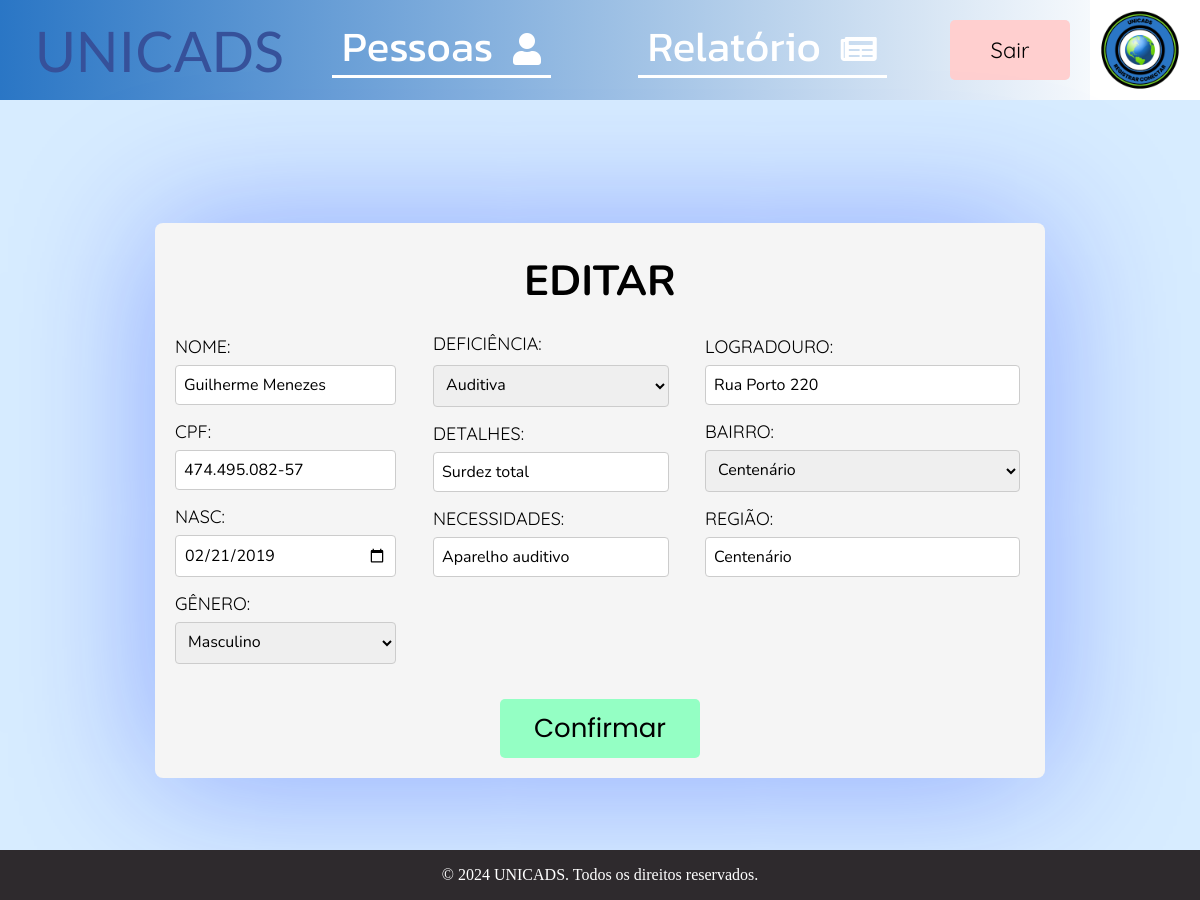
The page /editar-pessoa/49 (signed in) on the database its author committed.
### base/models.py (models this page shows, shortened)
class Pessoa(models.Model):
    DEFICIENCIA_CHOICES = [
        ('Física', 'Física'),
        ('Auditiva', 'Auditiva'),
        ('Visual', 'Visual'),
        ('Intelectual', 'Intelectual'),
        ('Psicossocial', 'Psicossocial')
    ]
    nome =  models.CharField(max_length=200, blank=False, null=False)
    cpf = models.CharField(max_length=20)
    data_nasc = models.DateField()
    genero = models.CharField(
        max_length=10,
        choices=[
        ('Masculino', 'Masculino'),
        ('Feminino', 'Feminino'),
    ],
        default='Não informado',
    )
    endereco = models.ForeignKey(Endereco, on_delete=models.SET_NULL, null=True, default=None)
    deficiencia = models.CharField(max_length=15,
                                   choices=DEFICIENCIA_CHOICES,
                                   default='Não informada')
    detalhes = models.CharField(max_length=300, default='Não Fornecido')
    necessidades = models.CharField(max_length=300, default='Não Fornecida')

class Endereco(models.Model):
    BAIRROS_CHOICES = [
        ('Água Verde', 'Água Verde'),
        ('Águas Claras', 'Águas Claras'),
        ('Amizade', 'Amizade'),
        ('Barra do Rio Cerro', 'Barra do Rio Cerro'),
        ('Barra do Rio Molha', 'Barra do Rio Molha'),
        ('Boa Vista', 'Boa Vista'),
        ('Braço Ribeirão Cavalo', 'Braço Ribeirão Cavalo'),
        ('Centenário', 'Centenário'),
        ('Centro', 'Centro'),
        ('Chico de Paulo', 'Chico de Paulo'),
        ('Czerniewicz', 'Czerniewicz'),
        ('Estrada Nova', 'Estrada Nova'),
        ('Ilha da Figueira', 'Ilha da Figueira'),
        ('Jaraguá 84', 'Jaraguá 84'),
        ('Jaraguá 99', 'Jaraguá 99'),
        ('Jaraguá Esquerdo', 'Jaraguá Esquerdo'),
        ('João Pessoa', 'João Pessoa'),
        ('Nereu Ramos', 'Nereu Ramos'),
        ('Nova Brasília', 'Nova Brasília'),
        ('Parque Malwee', 'Parque Malwee'),
        ('Rau', 'Rau'),
        ('Ribeirão Cavalo', 'Ribeirão Cavalo'),
        ('Rio Cerro I', 'Rio Cerro I'),
        ('Rio Cerro II', 'Rio Cerro II'),
        ('Rio da Luz', 'Rio da Luz'),
        ('Rio Molha', 'Rio Molha'),
        ('Santa Luzia', 'Santa Luzia'),
        ('Santo Antônio', 'Santo Antônio'),
        ('São Luís', 'São Luís'),
        ('Tifa Martins', 'Tifa Martins'),
        ('Tifa Monos', 'Tifa Monos'),
        ('Três Rios do Norte', 'Três Rios do Norte'),
        ('Três Rios do Sul', 'Três Rios do Sul'),
        ('Vieira', 'Vieira'),
        ('Vila Baependi', 'Vila Baependi'),
        ('Vila Lalau', 'Vila Lalau'),
        ('Vila Lenzi', 'Vila Lenzi'),
        ('Vila Nova', 'Vila Nova'),
    ]
    logradouro = models.CharField(max_length=200)
    bairro = models.CharField(max_length=100,
                                choices=BAIRROS_CHOICES, default='Não Informado')
    regiao = models.CharField(max_length=100)

### base/views.py (the view, shortened to what this page needs)
# urls.py: path('editar-pessoa/<int:pessoa_id>', views.editar_pessoa, name='editar'),
@login_required(login_url='login/')
def editar_pessoa(request, pessoa_id):
    pessoa = Pessoa.objects.get(id=pessoa_id)
    form_pessoa = PessoaForm(request.POST, instance=pessoa)
    form_endereco = EnderecoForm(request.POST, instance=pessoa.endereco)
    return render(request, 'editar.html', {'form_pessoa': form_pessoa, 'form_endereco': form_endereco, 'pessoa': pessoa, 'bairros':[bairro[0] for bairro in Endereco.BAIRROS_CHOICES]})

### base/forms.py
class PessoaForm(forms.ModelForm):
    detalhes = forms.CharField(required=False)
    necessidades = forms.CharField(required=False)
    class Meta:
        model = Pessoa
        fields = ['nome', 'cpf', 'data_nasc', 'genero', 'deficiencia','detalhes', 'necessidades']

class EnderecoForm(forms.ModelForm):
    class Meta:
        model = Endereco
        fields = ['logradouro', 'bairro', 'regiao']

### base/templates/editar.html (shortened to what this page needs)
{% extends "base.html" %}
{% load static %}
{% block css %}{% static 'css/cadastro_editar.css' %}{% endblock %}
{% block conteudo %}
<link rel="stylesheet" href="https://cdnjs.cloudflare.com/ajax/libs/font-awesome/5.15.4/css/all.min.css">
<main>
    <div class="box">
        <h1 class="text">EDITAR</h1>
        <form method="post" class="edit-form">
            <div class="dados">
                <div class="pessoa">
                    <div class="esquerda">
                        <div class="form-group">
                            <label for="id_nome">NOME:</label>
                            <input type="text" name="nome" id="id_nome" autocomplete="off" value="{{ form_pessoa.instance.nome }}" required>
                        </div>
                        <div class="form-group">
                            <label for="id_cpf">CPF:</label>
                            <input type="text" name="cpf" id="id_cpf" autocomplete="off" maxlength="14" value="{{ form_pessoa.instance.cpf }}">
                        </div>
                        <div class="form-group">
                            <label for="id_nasc">NASC:</label>
                            <input type="date" name="data_nasc" id="id_nasc" autocomplete="off" value="{{ form_pessoa.instance.data_nasc|date:'Y-m-d' }}">
                        </div>
                        <div class="form-group">
                            <label for="id_genero">GÊNERO:</label>
                            <select name="genero" id="id_genero">
                                <option value="Masculino"{% if form_pessoa.genero == 'Masculino' %}selected{% endif %}>Masculino</option>
                            </select>
                        </div>
                    </div>
                    <div class="direita">
                        <div class="form-group">
                            <label for="id_deficiencia">DEFICIÊNCIA:</label>
                            <select name="deficiencia" id="id_deficiencia" required>
                                <option value="Auditiva" {% if form_pessoa.instance.deficiencia == 'Auditiva' %}selected{% endif %}>Auditiva</option>
                            </select>
                        </div>
                        <div class="form-group">
                            <label for="id_detalhes">DETALHES:</label>
                            <input type="text" name="detalhes" id="id_detalhes" autocomplete="off" value="{{ form_pessoa.instance.detalhes }}">
                        </div>
                        <div class="form-group">
                            <label for="id_necessidades">NECESSIDADES:</label>
                            <input type="text" name="necessidades" id="id_necessidades" autocomplete="off" value="{{ form_pessoa.instance.necessidades }}">
                        </div>
                    </div>
                </div>
                <div class="endereco">
                    <div class="form-group">
                        <label for="id_logradouro">LOGRADOURO:</label>
                        <input type="text" name="logradouro" id="id_logradouro" autocomplete="off" value="{{ form_pessoa.instance.endereco.logradouro }}">
                    </div>
                    <div class="form-group">
                        <label for="id_bairro">BAIRRO:</label>
                            <select name="bairro" id="id_bairro" required>
                                {% for bairro in bairros %}
                                <option value="{{ bairro }}" {% if form_pessoa.instance.endereco.bairro == bairro %}selected{% endif %}>{{ bairro }}</option>
                                {% endfor %}
                            </select>
                    </div>
                    <div class="form-group">
                        <label for="id_regiao">REGIÃO:</label>
                        <input type="text" name="regiao" id="id_regiao" autocomplete="off" value="{{ form_pessoa.instance.endereco.regiao }}">
                    </div>
                </div>
            </div>
            <div class="botao">
                <button type="submit" class="btn">Confirmar</button>
            </div>
        </form>
    </div>
</main>
{% endblock %}

### static/css/cadastro_editar.css (style rules this page uses)
main { width: 100%; min-height: 800px; display: flex; align-items: center; justify-content: center; }
.box { width: 850px; padding: 20px; background-color: #f5f5f5; border-radius: 8px; box-shadow: 0 2px 140px rgba(0, 38, 255, 0.363); }
.text { text-align: center; font-family: 'Nunito'; font-size: 42px; margin-top: 10px; margin-bottom: 25px; }
.edit-form { display: flex; flex-direction: column; justify-content: flex-start; }
.dados { display: flex; justify-content: flex-start; }
.pessoa { display: flex; width: 180px; }
.pessoa .direita { margin-top: -3px; margin-left: 100px; }
.endereco { width: 300px; margin-left: 350px; }
.form-group { display: flex; flex-direction: column; margin-bottom: 15px; }
.form-group label { font-family: 'Quicksand'; font-size: 18px; margin-bottom: 7px; }
.form-group select, .form-group input { font-family: 'Nunito'; padding: 8px; font-size: 16px; border: 1px solid #ccc; border-radius: 4px; box-sizing: border-box; width: 140%; }
.direita select { margin-top: 3px; font-size: 16px; width: 180%; }
input#id_logradouro, input#id_regiao, select#id_bairro { width: 105%; }
#id_necessidades, #id_detalhes { width: 180%; }
.botao { display: flex; justify-content: center; margin-top: 20px; }
.botao button { width: 200px; padding: 10px; background-color: #94ffc4; color: rgb(0, 0, 0); border: none; border-radius: 5px; font-size: 26px; font-family: 'Poppins'; cursor: pointer; transition: background 0.3s ease; }

### base/templates/base.html (style rules this page uses)
body { margin: 0; padding: 0; min-height: 900px; min-width: fit-content; background-color: rgb(215, 236, 255); }

### rows shown on the page
Pessoa: nome "Guilherme Menezes", cpf "474.495.082-57", data_nasc "02/21/2019", deficiencia "Auditiva", detalhes "Surdez total", necessidades "Aparelho auditivo", logradouro "Rua Porto 220", bairro "Centenário", regiao "Centenário"
